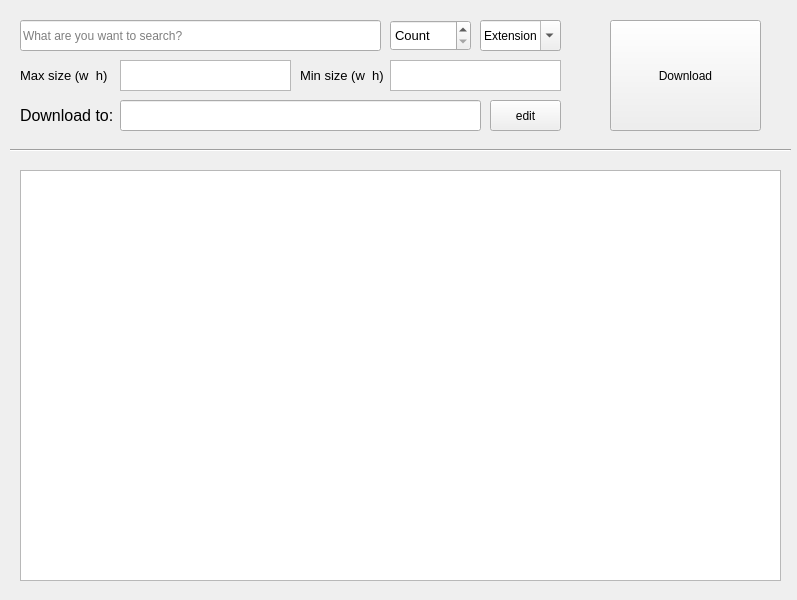
<?xml version="1.0" encoding="UTF-8"?>
<ui version="4.0">
 <class>MainWindow</class>
 <widget class="QMainWindow" name="MainWindow">
  <property name="geometry">
   <rect>
    <x>0</x>
    <y>0</y>
    <width>797</width>
    <height>600</height>
   </rect>
  </property>
  <property name="windowTitle">
   <string>Images Downloader</string>
  </property>
  <widget class="QWidget" name="centralwidget">
   <widget class="QLineEdit" name="searchInputLine">
    <property name="geometry">
     <rect>
      <x>20</x>
      <y>20</y>
      <width>361</width>
      <height>31</height>
     </rect>
    </property>
    <property name="placeholderText">
     <string>What are you want to search?</string>
    </property>
   </widget>
   <widget class="QPushButton" name="downloadButton">
    <property name="geometry">
     <rect>
      <x>610</x>
      <y>20</y>
      <width>151</width>
      <height>111</height>
     </rect>
    </property>
    <property name="text">
     <string>Download</string>
    </property>
   </widget>
   <widget class="QComboBox" name="extensionComboBox">
    <property name="geometry">
     <rect>
      <x>480</x>
      <y>20</y>
      <width>81</width>
      <height>31</height>
     </rect>
    </property>
    <property name="editable">
     <bool>true</bool>
    </property>
    <property name="currentText">
     <string>Extension</string>
    </property>
   </widget>
   <widget class="QSpinBox" name="countInputBox">
    <property name="geometry">
     <rect>
      <x>390</x>
      <y>20</y>
      <width>81</width>
      <height>31</height>
     </rect>
    </property>
    <property name="font">
     <font>
      <pointsize>10</pointsize>
     </font>
    </property>
    <property name="specialValueText">
     <string>Count</string>
    </property>
    <property name="maximum">
     <number>99999</number>
    </property>
    <property name="displayIntegerBase">
     <number>10</number>
    </property>
   </widget>
   <widget class="QTextEdit" name="textEdit">
    <property name="geometry">
     <rect>
      <x>390</x>
      <y>60</y>
      <width>171</width>
      <height>31</height>
     </rect>
    </property>
   </widget>
   <widget class="QTextEdit" name="textEdit_2">
    <property name="geometry">
     <rect>
      <x>120</x>
      <y>60</y>
      <width>171</width>
      <height>31</height>
     </rect>
    </property>
   </widget>
   <widget class="QLabel" name="maxSizeLbl">
    <property name="geometry">
     <rect>
      <x>20</x>
      <y>60</y>
      <width>91</width>
      <height>31</height>
     </rect>
    </property>
    <property name="font">
     <font>
      <pointsize>10</pointsize>
     </font>
    </property>
    <property name="text">
     <string>Max size (w  h)</string>
    </property>
   </widget>
   <widget class="QLabel" name="minSizeLbl">
    <property name="geometry">
     <rect>
      <x>300</x>
      <y>60</y>
      <width>101</width>
      <height>31</height>
     </rect>
    </property>
    <property name="font">
     <font>
      <pointsize>10</pointsize>
     </font>
    </property>
    <property name="text">
     <string>Min size (w  h)</string>
    </property>
   </widget>
   <widget class="QLineEdit" name="pathInputLine">
    <property name="geometry">
     <rect>
      <x>120</x>
      <y>100</y>
      <width>361</width>
      <height>31</height>
     </rect>
    </property>
    <property name="text">
     <string/>
    </property>
   </widget>
   <widget class="QLabel" name="downloadLabel">
    <property name="geometry">
     <rect>
      <x>20</x>
      <y>100</y>
      <width>101</width>
      <height>31</height>
     </rect>
    </property>
    <property name="font">
     <font>
      <pointsize>12</pointsize>
     </font>
    </property>
    <property name="text">
     <string>Download to:</string>
    </property>
   </widget>
   <widget class="QPushButton" name="editPathcButton">
    <property name="geometry">
     <rect>
      <x>490</x>
      <y>100</y>
      <width>71</width>
      <height>31</height>
     </rect>
    </property>
    <property name="text">
     <string>edit</string>
    </property>
   </widget>
   <widget class="Line" name="line">
    <property name="geometry">
     <rect>
      <x>10</x>
      <y>140</y>
      <width>781</width>
      <height>20</height>
     </rect>
    </property>
    <property name="orientation">
     <enum>Qt::Horizontal</enum>
    </property>
   </widget>
   <widget class="QListWidget" name="logInfoWidget">
    <property name="geometry">
     <rect>
      <x>20</x>
      <y>170</y>
      <width>761</width>
      <height>411</height>
     </rect>
    </property>
   </widget>
  </widget>
 </widget>
 <resources/>
 <connections/>
</ui>
